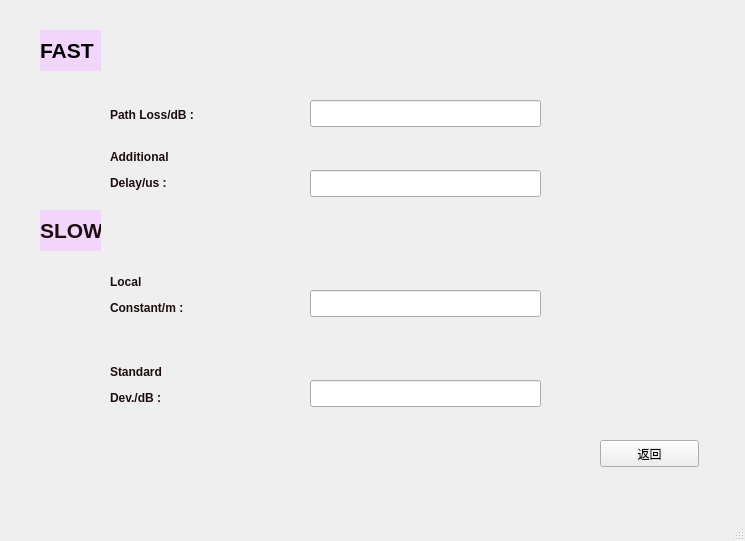
<?xml version="1.0" encoding="UTF-8"?>
<ui version="4.0">
 <class>MainWindow3_1_1</class>
 <widget class="QMainWindow" name="MainWindow3_1_1">
  <property name="geometry">
   <rect>
    <x>0</x>
    <y>0</y>
    <width>745</width>
    <height>541</height>
   </rect>
  </property>
  <property name="windowTitle">
   <string>MainWindow</string>
  </property>
  <widget class="QWidget" name="centralwidget">
   <widget class="QLabel" name="label">
    <property name="geometry">
     <rect>
      <x>110</x>
      <y>100</y>
      <width>111</width>
      <height>31</height>
     </rect>
    </property>
    <property name="autoFillBackground">
     <bool>false</bool>
    </property>
    <property name="styleSheet">
     <string notr="true">color:rgb(27, 13, 13)</string>
    </property>
    <property name="text">
     <string>&lt;html&gt;&lt;head/&gt;&lt;body&gt;&lt;p&gt;&lt;span style=&quot; font-weight:600;&quot;&gt;Path Loss/dB :&lt;/span&gt;&lt;/p&gt;&lt;/body&gt;&lt;/html&gt;</string>
    </property>
   </widget>
   <widget class="QLabel" name="label_2">
    <property name="geometry">
     <rect>
      <x>40</x>
      <y>30</y>
      <width>61</width>
      <height>41</height>
     </rect>
    </property>
    <property name="styleSheet">
     <string notr="true">background-color:rgb(242, 213, 251)</string>
    </property>
    <property name="text">
     <string>&lt;html&gt;&lt;head/&gt;&lt;body&gt;&lt;p&gt;&lt;span style=&quot; font-size:16pt; font-weight:600;&quot;&gt;FAST&lt;/span&gt;&lt;/p&gt;&lt;/body&gt;&lt;/html&gt;</string>
    </property>
   </widget>
   <widget class="QPushButton" name="pushreturnButton3_1_1">
    <property name="geometry">
     <rect>
      <x>600</x>
      <y>440</y>
      <width>99</width>
      <height>27</height>
     </rect>
    </property>
    <property name="text">
     <string>返回</string>
    </property>
   </widget>
   <widget class="QLabel" name="label_3">
    <property name="geometry">
     <rect>
      <x>110</x>
      <y>140</y>
      <width>71</width>
      <height>61</height>
     </rect>
    </property>
    <property name="styleSheet">
     <string notr="true">color:rgb(27, 13, 13)</string>
    </property>
    <property name="text">
     <string>&lt;html&gt;&lt;head/&gt;&lt;body&gt;&lt;p&gt;&lt;span style=&quot; font-weight:600;&quot;&gt;Additional&lt;/span&gt;&lt;/p&gt;&lt;p&gt;&lt;span style=&quot; font-weight:600;&quot;&gt;Delay/us :&lt;/span&gt;&lt;/p&gt;&lt;/body&gt;&lt;/html&gt;</string>
    </property>
   </widget>
   <widget class="QLabel" name="label_4">
    <property name="geometry">
     <rect>
      <x>40</x>
      <y>210</y>
      <width>61</width>
      <height>41</height>
     </rect>
    </property>
    <property name="styleSheet">
     <string notr="true">background-color:rgb(242, 213, 251)</string>
    </property>
    <property name="text">
     <string>&lt;html&gt;&lt;head/&gt;&lt;body&gt;&lt;p&gt;&lt;span style=&quot; font-size:16pt; font-weight:600; color:#1b0d0d;&quot;&gt;SLOW&lt;/span&gt;&lt;/p&gt;&lt;/body&gt;&lt;/html&gt;</string>
    </property>
   </widget>
   <widget class="QLabel" name="label_5">
    <property name="geometry">
     <rect>
      <x>110</x>
      <y>260</y>
      <width>111</width>
      <height>71</height>
     </rect>
    </property>
    <property name="styleSheet">
     <string notr="true">color:rgb(27, 13, 13)</string>
    </property>
    <property name="text">
     <string>&lt;html&gt;&lt;head/&gt;&lt;body&gt;&lt;p&gt;&lt;span style=&quot; font-weight:600;&quot;&gt;Local&lt;/span&gt;&lt;/p&gt;&lt;p&gt;&lt;span style=&quot; font-weight:600;&quot;&gt;Constant/m :&lt;/span&gt;&lt;/p&gt;&lt;/body&gt;&lt;/html&gt;</string>
    </property>
   </widget>
   <widget class="QLabel" name="label_6">
    <property name="geometry">
     <rect>
      <x>110</x>
      <y>360</y>
      <width>67</width>
      <height>51</height>
     </rect>
    </property>
    <property name="styleSheet">
     <string notr="true">color:rgb(27, 13, 13)</string>
    </property>
    <property name="text">
     <string>&lt;html&gt;&lt;head/&gt;&lt;body&gt;&lt;p&gt;&lt;span style=&quot; font-weight:600;&quot;&gt;Standard&lt;/span&gt;&lt;/p&gt;&lt;p&gt;&lt;span style=&quot; font-weight:600;&quot;&gt;Dev./dB :&lt;/span&gt;&lt;/p&gt;&lt;/body&gt;&lt;/html&gt;</string>
    </property>
   </widget>
   <widget class="QLineEdit" name="lineEdit">
    <property name="geometry">
     <rect>
      <x>310</x>
      <y>100</y>
      <width>231</width>
      <height>27</height>
     </rect>
    </property>
   </widget>
   <widget class="QLineEdit" name="lineEdit_2">
    <property name="geometry">
     <rect>
      <x>310</x>
      <y>170</y>
      <width>231</width>
      <height>27</height>
     </rect>
    </property>
   </widget>
   <widget class="QLineEdit" name="lineEdit_3">
    <property name="geometry">
     <rect>
      <x>310</x>
      <y>290</y>
      <width>231</width>
      <height>27</height>
     </rect>
    </property>
   </widget>
   <widget class="QLineEdit" name="lineEdit_4">
    <property name="geometry">
     <rect>
      <x>310</x>
      <y>380</y>
      <width>231</width>
      <height>27</height>
     </rect>
    </property>
   </widget>
  </widget>
  <widget class="QMenuBar" name="menubar">
   <property name="geometry">
    <rect>
     <x>0</x>
     <y>0</y>
     <width>745</width>
     <height>28</height>
    </rect>
   </property>
  </widget>
  <widget class="QStatusBar" name="statusbar"/>
 </widget>
 <resources/>
 <connections/>
</ui>
